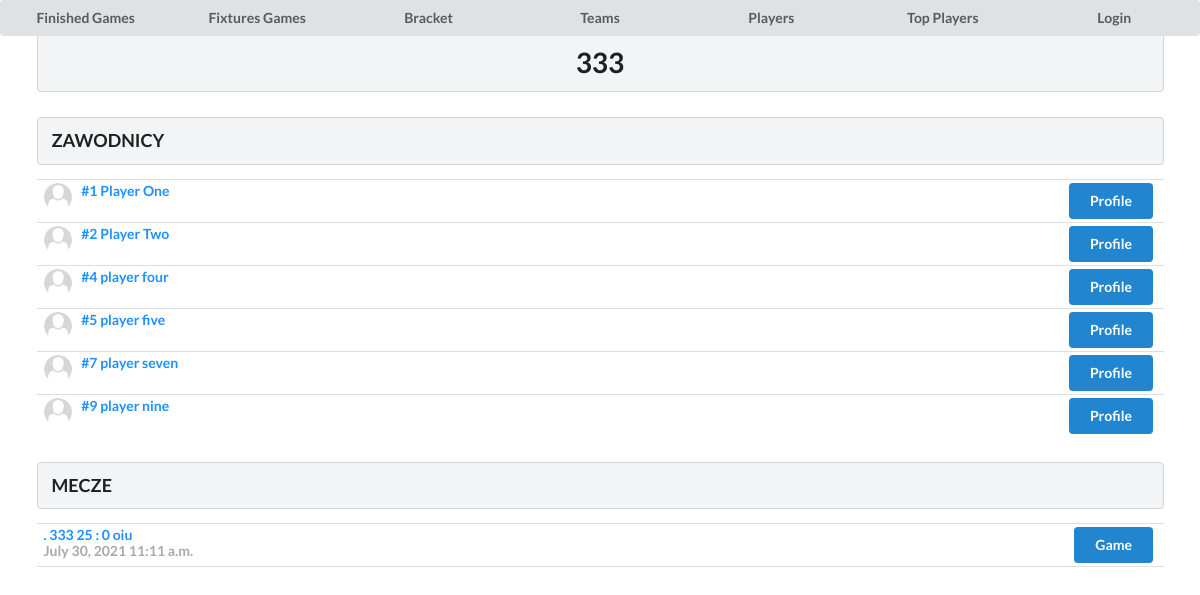
Screenshot of /team/3/ with the database file from the repository.
### liga/models.py (models this page shows, shortened)
class Team(models.Model):
    name = models.CharField(max_length=200)
    created = models.DateTimeField(auto_now_add=True)
    team_logo = models.ImageField(blank=True, default='nn.jpg')
    def __str__(self):
        return str(self.name)
    def get_players(self):
        return self.player_set.all()
    def get_games(self):
        return Game.objects.filter(Q(home=self) | Q(away=self))

class Player(models.Model):
    team = models.ForeignKey(Team, on_delete=models.CASCADE, blank=True)
    first_name = models.CharField(max_length=50)
    last_name = models.CharField(max_length=50)
    number = models.IntegerField()
    created = models.DateTimeField(auto_now_add=True)
    active = models.BooleanField(default=True)
    on_court = models.BooleanField(default=False)
    image = models.ImageField(blank=True, default='nn.jpg')

class Game(models.Model):
    round = models.IntegerField(default=1)
    home = models.ForeignKey(Team, on_delete=models.CASCADE, related_name='home')
    away = models.ForeignKey(Team, on_delete=models.CASCADE, related_name='away')
    score1 = models.IntegerField(default=0)
    score2 = models.IntegerField(default=0)
    finished = models.BooleanField(default=False)
    place = models.CharField(max_length=50)
    referee = models.CharField(max_length=50)
    data = models.DateField(blank=True, auto_now=False)
    hour = models.TimeField(blank=True, auto_now=False)
    time = models.IntegerField(default=600, blank=False)
    reset_time = models.IntegerField(default=0, blank=True)
    quarter = models.IntegerField(default=1, blank=True)
    ot_time = models.IntegerField(default=300, blank=True)
    reset_ot = models.IntegerField(default=0, blank=True)
    ot = models.IntegerField(default=0, blank=True)
    is_ot = models.BooleanField(default=False, blank=True)

### liga/views.py (the view)
# urls.py: path('team/<int:team_id>/', team, name="team"),
def team(request, team_id):
    team = Team.objects.get(pk=team_id)
    players = team.get_players().order_by('number')
    games = team.get_games().order_by('data')
    context = {'players': players, 'games': games, 'team': team}
    return render(request, 'liga/team.html', context)

### liga/templates/liga/team.html (shortened to what this page needs)
{% extends 'start.html' %}
{% block content %}
    <h1 class="ui block header">
        {{ team.name }}
    </h1>
    <h3 class="ui block header">
        ZAWODNICY
    </h3>
    <div class="ui celled list">
    {% for player in players %}
          <div class="item">
              <div class="right floated content">
                  <div class="ui blue button" onclick="location.href='{% url 'liga:player_stats' player.pk %}'">Profile</div>
              </div>
            <img class="ui avatar image" src="{{player.image.url}}">
            <div class="content">
            <div style="color: dodgerblue" class="header">#{{ player.number }}  {{ player.first_name }} {{ player.last_name }} </div>
            </div>
        </div>
    {% endfor %}
        <h3 class="ui block header">
        MECZE
    </h3>
    {% for game in games %}
        <div class="item">
              <div class="right floated content">
                  <div class="ui blue button" onclick="location.href='{% url 'liga:game_stats' game.pk %}'">Game</div>
              </div>
            <div class="content">
            <div style="color: dodgerblue" class="header">{{ game.round.number }}. {{ game.home }} {{ game.score1 }} : {{ game.score2 }} {{ game.away}}</div>
                <span style="color: darkgrey" ><b>{{ game.data }} {{ game.hour }}</b></span>
            </div>
        </div>
    {% endfor %}
    </div>
{% endblock content %}

### static/style.css (style rules this page uses)
.right { text-align: right; }
h1 { background-color: greenyellow; text-align: center; }
.blue { background-color: skyblue; }

### rows the page displays
Team: name "333"
Player: image (picture), number "1", first_name "Player", last_name "One"
Player: image (picture), number "2", first_name "Player", last_name "Two"
Player: image (picture), number "4", first_name "player", last_name "four"
Player: image (picture), number "5", first_name "player", last_name "five"
Player: image (picture), number "7", first_name "player", last_name "seven"
Player: image (picture), number "9", first_name "player", last_name "nine"
Game: home "333", score1 "25", score2 "0", away "oiu", data "July 30, 2021", hour "11:11 a.m."
